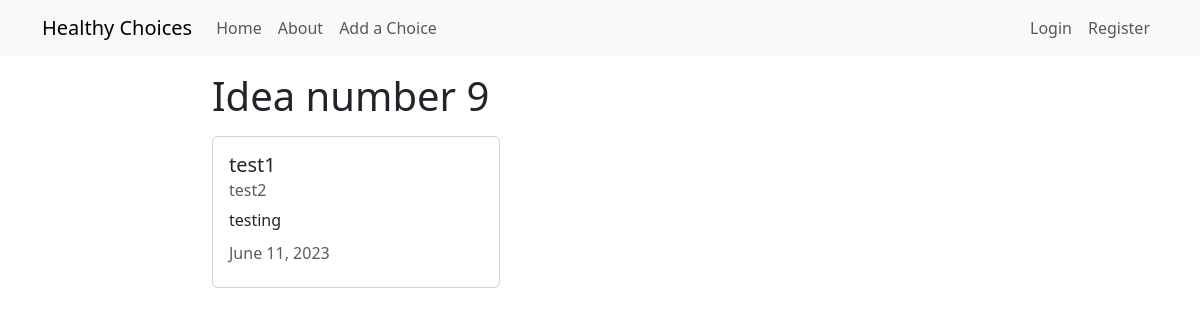
Screenshot of /choice/9/ with the database file from the repository.
### choices/models.py (models this page shows, shortened)
class Choice(models.Model):
    title = models.CharField(max_length=100)
    picture = models.ImageField(upload_to='choice_pictures', blank=True, null=True)
    description = models.TextField()
    author = models.ForeignKey(User, on_delete=models.CASCADE)
    date_posted = models.DateTimeField(auto_now_add=True)
    date_updated = models.DateTimeField(auto_now=True)
    preparation = models.TextField(max_length=1000, default='')

### choices/views.py (the view)
# urls.py: path('choice/<int:pk>/', views.ChoiceDetailView.as_view(), name='choices-detail'),
class ChoiceDetailView(DetailView):
    model = Choice
    def get_context_data(self, **kwargs):
        context = super().get_context_data(**kwargs)
        context['preparation'] = self.object.preparation
        return context

### choices/templates/choices/choice_detail.html (shortened to what this page needs)
{% extends "choices/base.html" %}
{% block content %}
    <h1>Idea number {{object.id}}</h1>
        <div class="card my-3" style="width: 18rem;">
            <div class="card-body">
              <h5 class="card-title">{{ object.title }}</h5>
              <h6 class="card-subtitle mb-2 text-body-secondary">{{ object.author }}</h6>
              <p class="card-text">{{ object.description }}</p>
              <h6 class="card-subtitle mb-2 text-body-secondary">
                {{ object.date_updated|date:"F d, Y" }}</h6>
            </div>
          </div>
{% endblock content %}

### rows the page displays
Choice: id "9", title "test1", author "test2", description "testing", date_updated "June 11, 2023"
